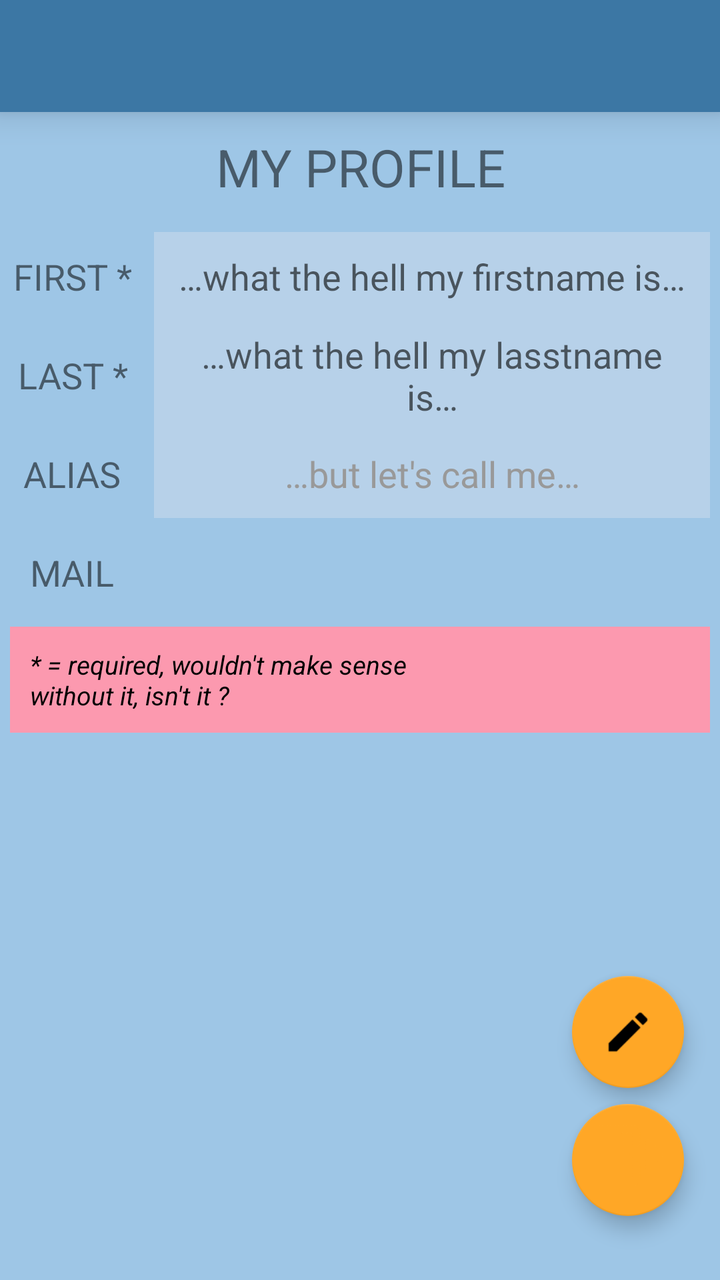
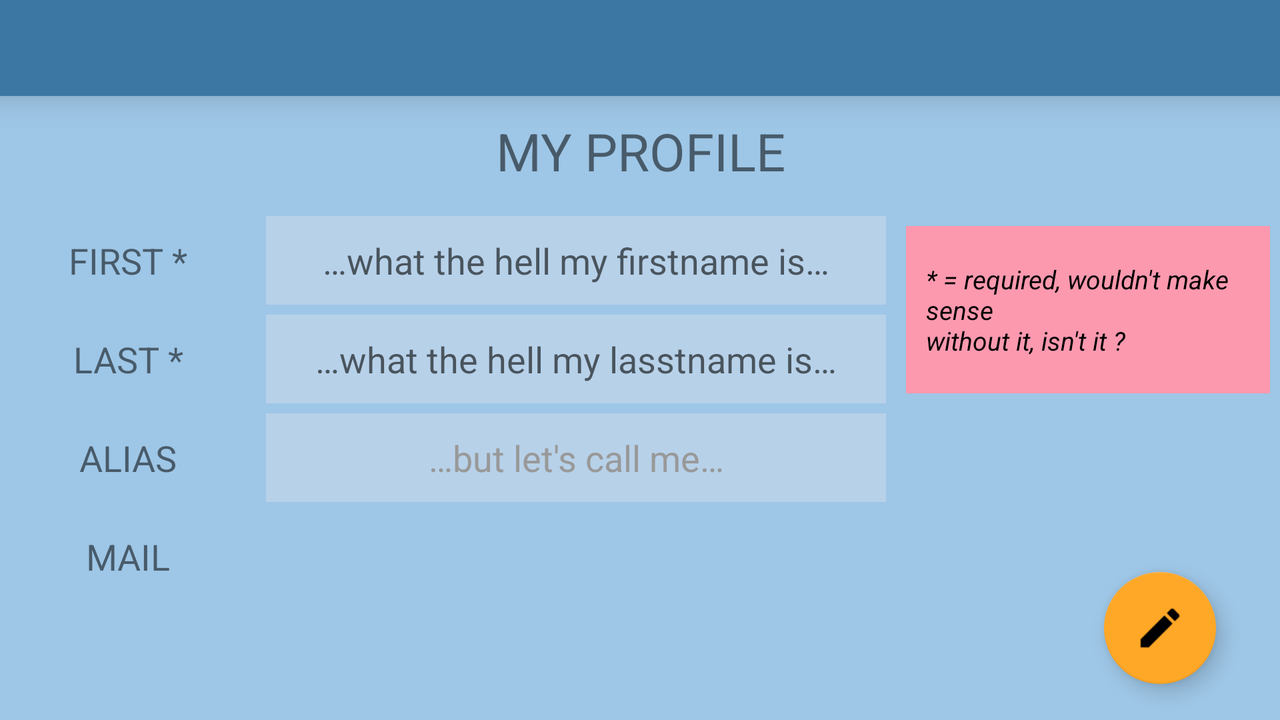

The same Android screen from two of the app's own layout files: first res/layout/ as a phone draws it, then the repository's variant for another configuration, drawn on a device whose configuration selects that folder. Both files follow.
<!-- AndroidManifest.xml: application theme AppTheme -->
<!-- res/layout/activity_profile.xml -->
<?xml version="1.0" encoding="utf-8"?>
<androidx.coordinatorlayout.widget.CoordinatorLayout
        xmlns:android="http://schemas.android.com/apk/res/android"
        android:layout_width="match_parent"
        android:layout_height="match_parent"
        android:id="@+id/activity_profile"
        android:background="@color/primaryColor"
        xmlns:app="http://schemas.android.com/apk/res-auto">

    <androidx.constraintlayout.widget.ConstraintLayout
            android:layout_width="match_parent"
            android:layout_height="match_parent"
        >

        <include layout="@layout/toolbar"
            app:layout_constraintTop_toTopOf="parent"/>

            <TextView
                    android:id="@+id/profile"
                    android:layout_width="match_parent"
                    android:layout_height="wrap_content"
                    android:padding="@dimen/middle"
                    android:textSize="@dimen/title_size"
                    android:textAllCaps="true"
                    android:textAlignment="center"
                    android:gravity="center_vertical"
                    android:text="@string/my_profile"
                    android:background="@color/light_green"
                    app:layout_constraintTop_toBottomOf="@id/toolbar"
                    app:layout_constraintRight_toRightOf="parent"
                    />

            <TextView
                    android:id="@+id/firstname_title"
                    android:layout_width="wrap_content"
                    android:layout_height="wrap_content"
                    android:layout_margin="@dimen/basic"
                    android:padding="@dimen/middle"
                    android:textSize="@dimen/text_size_max"
                    android:textAlignment="center"
                    android:gravity="center_vertical"
                    android:text="@string/firstname"
                    android:textAllCaps="true"
                    app:layout_constraintTop_toBottomOf="@+id/profile"
                    app:layout_constraintLeft_toLeftOf="parent"
                    app:layout_constraintRight_toRightOf="@+id/guideline_vertical_left"
                    />

            <EditText
                    android:id="@+id/firstname"
                    android:layout_width="0dp"
                    android:layout_height="wrap_content"
                    android:padding="@dimen/middle"
                    android:layout_margin="@dimen/basic"
                    android:textSize="@dimen/text_size_max"
                    android:textAlignment="center"
                    android:gravity="center_vertical"
                    android:background="@color/primaryLightColor"
                    android:hint="@string/my_firstname"
                    android:textColor="@color/grey"
                    app:layout_constraintTop_toTopOf="@+id/firstname_title"
                    app:layout_constraintBottom_toBottomOf="@+id/firstname_title"
                    app:layout_constraintLeft_toRightOf="@+id/guideline_vertical_left"
                    app:layout_constraintRight_toRightOf="parent"
                    />

            <TextView
                    android:id="@+id/lastname_title"
                    android:layout_width="wrap_content"
                    android:layout_height="wrap_content"
                    android:padding="@dimen/middle"
                    android:layout_margin="@dimen/basic"
                    android:textSize="@dimen/text_size_max"
                    android:textAllCaps="true"
                    android:textAlignment="center"
                    android:gravity="center_vertical"
                    android:text="@string/lastname"
                    app:layout_constraintTop_toBottomOf="@+id/firstname_title"
                    app:layout_constraintLeft_toLeftOf="parent"
                    app:layout_constraintRight_toRightOf="@+id/guideline_vertical_left"
                    />

            <EditText
                    android:id="@+id/lastname"
                    android:layout_width="0dp"
                    android:layout_height="wrap_content"
                    android:padding="@dimen/middle"
                    android:layout_margin="@dimen/basic"
                    android:textSize="@dimen/text_size_max"
                    android:hint="@string/my_lastname"
                    android:background="@color/primaryLightColor"
                    android:textAlignment="center"
                    android:textColor="@color/grey"
                    app:layout_constraintTop_toTopOf="@+id/lastname_title"
                    app:layout_constraintBottom_toBottomOf="@+id/lastname_title"
                    app:layout_constraintLeft_toRightOf="@+id/guideline_vertical_left"
                    app:layout_constraintRight_toRightOf="parent"
                    />

            <TextView
                    android:id="@+id/pseudo_title"
                    android:layout_width="wrap_content"
                    android:layout_height="wrap_content"
                    android:padding="@dimen/middle"
                    android:layout_margin="@dimen/basic"
                    android:textSize="@dimen/text_size_max"
                    android:textAllCaps="true"
                    android:textAlignment="center"
                    android:gravity="center_vertical"
                    android:text="@string/pseudo"
                    app:layout_constraintTop_toBottomOf="@+id/lastname_title"
                    app:layout_constraintLeft_toLeftOf="parent"
                    app:layout_constraintRight_toRightOf="@+id/guideline_vertical_left"
                    />

            <EditText
                    android:id="@+id/pseudo"
                    android:layout_width="0dp"
                    android:layout_height="wrap_content"
                    android:padding="@dimen/middle"
                    android:layout_margin="@dimen/basic"
                    android:textSize="@dimen/text_size_max"
                    android:hint="@string/my_pseudo"
                    android:background="@color/primaryLightColor"
                    android:textAlignment="center"
                    android:textColorHint="@color/grey"
                    android:textColor="@color/grey"
                    app:layout_constraintTop_toTopOf="@+id/pseudo_title"
                    app:layout_constraintBottom_toBottomOf="@+id/pseudo_title"
                    app:layout_constraintLeft_toRightOf="@+id/guideline_vertical_left"
                    app:layout_constraintRight_toRightOf="parent"
                    />

            <TextView
                    android:id="@+id/mail_title"
                    android:layout_width="wrap_content"
                    android:layout_height="wrap_content"
                    android:padding="@dimen/middle"
                    android:layout_margin="@dimen/basic"
                    android:textSize="@dimen/text_size_max"
                    android:textAllCaps="true"
                    android:textAlignment="center"
                    android:gravity="center_vertical"
                    android:text="@string/mail"
                    app:layout_constraintTop_toBottomOf="@+id/pseudo_title"
                    app:layout_constraintLeft_toLeftOf="parent"
                    app:layout_constraintRight_toRightOf="@+id/guideline_vertical_left"
                    />

            <TextView
                    android:id="@+id/mail"
                    android:layout_width="0dp"
                    android:layout_height="wrap_content"
                    android:padding="@dimen/middle"
                    android:layout_margin="@dimen/basic"
                    android:textSize="@dimen/text_size_max"
                    android:textAlignment="center"
                    app:layout_constraintTop_toBottomOf="@+id/pseudo_title"
                    app:layout_constraintLeft_toRightOf="@+id/guideline_vertical_left"
                    app:layout_constraintRight_toRightOf="parent"
                    />

        <TextView
                android:id="@+id/warning_message"
                android:layout_width="match_parent"
                android:layout_height="wrap_content"
                android:layout_margin="@dimen/basic"
                android:textStyle="italic"
                android:textColor="@color/black"
                android:text="@string/mandatory_information"
                android:textSize="@dimen/text_size"
                android:gravity="center_vertical"
                android:background="@color/light_pink"
                android:padding="@dimen/middle"
                android:drawablePadding="@dimen/middle"
                android:drawableStart="@drawable/ic_warning_pink"
                app:layout_constraintTop_toBottomOf="@id/mail_title"
                app:layout_constraintLeft_toLeftOf="parent"/>



        <androidx.constraintlayout.widget.Guideline
            android:id="@+id/guideline_vertical_left"
            android:layout_width="1dp"
            android:layout_height="wrap_content"
            android:orientation="vertical"
            app:layout_constraintGuide_percent="0.2"/>

    <androidx.constraintlayout.widget.Guideline
            android:id="@+id/guideline_horizontal_middle"
            android:layout_width="wrap_content"
            android:layout_height="1dp"
            android:orientation="horizontal"
            app:layout_constraintGuide_percent="0.85"/>
    <androidx.constraintlayout.widget.Guideline
            android:id="@+id/guideline_horizontal"
            android:layout_width="wrap_content"
            android:layout_height="1dp"
            android:orientation="horizontal"
            app:layout_constraintGuide_percent="0.95"/>
    <androidx.constraintlayout.widget.Guideline
            android:id="@+id/guideline_vertical_right"
            android:layout_width="1dp"
            android:layout_height="wrap_content"
            android:orientation="vertical"
            app:layout_constraintGuide_percent="0.95"/>

    <com.google.android.material.floatingactionbutton.FloatingActionButton
            android:id="@+id/mBtnEdit"
            android:layout_width="wrap_content"
            android:layout_height="wrap_content"
            android:clickable="true"
            android:focusable="true"
            android:src="@drawable/ic_edit"
            app:fabSize="normal"
            app:maxImageSize="40dp"
            app:layout_constraintBottom_toBottomOf="@+id/guideline_horizontal_middle"
            app:layout_constraintRight_toLeftOf="@+id/guideline_vertical_right"/>

    <com.google.android.material.floatingactionbutton.FloatingActionButton
            android:id="@+id/mBtnLogout"
            android:layout_width="wrap_content"
            android:layout_height="wrap_content"
            android:clickable="true"
            android:focusable="true"
            android:src="@drawable/ic_logout"
            app:fabSize="normal"
            app:maxImageSize="40dp"
            app:layout_constraintBottom_toBottomOf="@+id/guideline_horizontal"
            app:layout_constraintRight_toLeftOf="@+id/guideline_vertical_right"/>
    </androidx.constraintlayout.widget.ConstraintLayout>
</androidx.coordinatorlayout.widget.CoordinatorLayout>
<!-- res/layout/toolbar.xml (included above) -->
<?xml version="1.0" encoding="utf-8"?>
<androidx.appcompat.widget.Toolbar
        xmlns:android="http://schemas.android.com/apk/res/android"
        xmlns:app="http://schemas.android.com/apk/res-auto"
        android:id="@+id/toolbar"
        android:minHeight="?attr/actionBarSize"
        android:layout_width="match_parent"
        android:layout_height="wrap_content"
        android:theme="@style/ToolbarTheme"
        app:titleTextAppearance="@style/Toolbar.TitleText"
        android:elevation="10dp"
        android:background="@color/primaryDarkColor">
</androidx.appcompat.widget.Toolbar>
<!-- resources referenced by this layout -->
<resources>
  <color name="black">#000000</color>
  <color name="grey">#999</color>
  <color name="light_pink">#FC99AF</color>
  <color name="primaryColor">#9EC6E6</color>
  <color name="primaryDarkColor">#3c77a4</color>
  <color name="primaryLightColor">#B7D1E9</color>
  <dimen name="basic">5dip</dimen>
  <dimen name="middle">10dip</dimen>
  <dimen name="text_size">13sp</dimen>
  <dimen name="text_size_max">18sp</dimen>
  <dimen name="title_size">26sp</dimen>
  <!-- drawable ic_edit: png bitmap (drawable-mdpi, 415 bytes) -->
  <!-- drawable ic_logout: png bitmap (drawable-hdpi, 625 bytes) -->
  <string name="firstname">First *</string>
  <string name="lastname">Last *</string>
  <string name="mail">Mail</string>
  <string name="mandatory_information">* = required, wouldn\'t make sense\nwithout it, isn\'t it ?</string>
  <string name="my_firstname">…what the hell my firstname is…</string>
  <string name="my_lastname">…what the hell my lasstname is…</string>
  <string name="my_profile">My profile</string>
  <string name="my_pseudo">…but let\'s call me…</string>
  <string name="pseudo">Alias</string>
  <style name="Toolbar.TitleText" parent="TextAppearance.Widget.AppCompat.Toolbar.Title">
          <item name="android:textSize">20sp</item>
      </style>
  <style name="ToolbarTheme" parent="@style/ThemeOverlay.AppCompat.Dark.ActionBar">
          <item name="android:textColorPrimary">@color/primaryColor</item>
          <item name="android:itemBackground">@color/secondaryColor</item>
          <item name="android:textColor">@color/primaryColor</item>
      </style>
  <style name="AppTheme" parent="Theme.AppCompat.Light.NoActionBar">
          
          <item name="colorPrimary">@color/primaryColor</item>
          <item name="colorPrimaryDark">@color/primaryDarkColor</item>
          <item name="colorAccent">@color/secondaryColor</item>
      </style>
  <color name="secondaryColor">#ffa726</color>
</resources>
<!-- res/layout-land/activity_profile.xml (the repository's variant of the layout above) -->
<!-- drawn on the phone turned sideways -->
<?xml version="1.0" encoding="utf-8"?>
<androidx.coordinatorlayout.widget.CoordinatorLayout
        xmlns:android="http://schemas.android.com/apk/res/android"
        android:layout_width="match_parent"
        android:layout_height="match_parent"
        android:id="@+id/activity_profile"
        android:background="@color/primaryColor"
        xmlns:app="http://schemas.android.com/apk/res-auto">

    <androidx.constraintlayout.widget.ConstraintLayout
            android:layout_width="match_parent"
            android:layout_height="match_parent"
        >

        <include layout="@layout/toolbar"
            app:layout_constraintTop_toTopOf="parent"/>

            <TextView
                    android:id="@+id/profile"
                    android:layout_width="match_parent"
                    android:layout_height="wrap_content"
                    android:padding="@dimen/middle"
                    android:textSize="@dimen/title_size"
                    android:textAllCaps="true"
                    android:textAlignment="center"
                    android:gravity="center_vertical"
                    android:text="@string/my_profile"
                    android:background="@color/light_green"
                    app:layout_constraintTop_toBottomOf="@id/toolbar"
                    app:layout_constraintRight_toRightOf="parent"
                    />

            <TextView
                    android:id="@+id/firstname_title"
                    android:layout_width="wrap_content"
                    android:layout_height="wrap_content"
                    android:layout_margin="@dimen/basic"
                    android:padding="@dimen/middle"
                    android:textSize="@dimen/text_size_max"
                    android:textAlignment="center"
                    android:gravity="center_vertical"
                    android:text="@string/firstname"
                    android:textAllCaps="true"
                    app:layout_constraintTop_toBottomOf="@+id/profile"
                    app:layout_constraintLeft_toLeftOf="parent"
                    app:layout_constraintRight_toRightOf="@+id/guideline_vertical_left"
                    />

            <EditText
                    android:id="@+id/firstname"
                    android:layout_width="0dp"
                    android:layout_height="wrap_content"
                    android:padding="@dimen/middle"
                    android:layout_margin="@dimen/basic"
                    android:textSize="@dimen/text_size_max"
                    android:textAlignment="center"
                    android:gravity="center_vertical"
                    android:background="@color/primaryLightColor"
                    android:hint="@string/my_firstname"
                    android:textColor="@color/grey"
                    app:layout_constraintTop_toTopOf="@+id/firstname_title"
                    app:layout_constraintBottom_toBottomOf="@+id/firstname_title"
                    app:layout_constraintLeft_toRightOf="@+id/guideline_vertical_left"
                    app:layout_constraintRight_toLeftOf="@id/guideline_vertical"
                    />

            <TextView
                    android:id="@+id/lastname_title"
                    android:layout_width="wrap_content"
                    android:layout_height="wrap_content"
                    android:padding="@dimen/middle"
                    android:layout_margin="@dimen/basic"
                    android:textSize="@dimen/text_size_max"
                    android:textAllCaps="true"
                    android:textAlignment="center"
                    android:gravity="center_vertical"
                    android:text="@string/lastname"
                    app:layout_constraintTop_toBottomOf="@+id/firstname_title"
                    app:layout_constraintLeft_toLeftOf="parent"
                    app:layout_constraintRight_toRightOf="@+id/guideline_vertical_left"
                    />

            <EditText
                    android:id="@+id/lastname"
                    android:layout_width="0dp"
                    android:layout_height="wrap_content"
                    android:padding="@dimen/middle"
                    android:layout_margin="@dimen/basic"
                    android:textSize="@dimen/text_size_max"
                    android:hint="@string/my_lastname"
                    android:background="@color/primaryLightColor"
                    android:textAlignment="center"
                    android:textColor="@color/grey"
                    app:layout_constraintTop_toTopOf="@+id/lastname_title"
                    app:layout_constraintBottom_toBottomOf="@+id/lastname_title"
                    app:layout_constraintLeft_toRightOf="@+id/guideline_vertical_left"
                    app:layout_constraintRight_toLeftOf="@id/guideline_vertical"
                    />

            <TextView
                    android:id="@+id/pseudo_title"
                    android:layout_width="wrap_content"
                    android:layout_height="wrap_content"
                    android:padding="@dimen/middle"
                    android:layout_margin="@dimen/basic"
                    android:textSize="@dimen/text_size_max"
                    android:textAllCaps="true"
                    android:textAlignment="center"
                    android:gravity="center_vertical"
                    android:text="@string/pseudo"
                    app:layout_constraintTop_toBottomOf="@+id/lastname_title"
                    app:layout_constraintLeft_toLeftOf="parent"
                    app:layout_constraintRight_toRightOf="@+id/guideline_vertical_left"
                    />

            <EditText
                    android:id="@+id/pseudo"
                    android:layout_width="0dp"
                    android:layout_height="wrap_content"
                    android:padding="@dimen/middle"
                    android:layout_margin="@dimen/basic"
                    android:textSize="@dimen/text_size_max"
                    android:hint="@string/my_pseudo"
                    android:background="@color/primaryLightColor"
                    android:textAlignment="center"
                    android:textColorHint="@color/grey"
                    android:textColor="@color/grey"
                    app:layout_constraintTop_toTopOf="@+id/pseudo_title"
                    app:layout_constraintBottom_toBottomOf="@+id/pseudo_title"
                    app:layout_constraintLeft_toRightOf="@+id/guideline_vertical_left"
                    app:layout_constraintRight_toLeftOf="@id/guideline_vertical"
                    />

            <TextView
                    android:id="@+id/mail_title"
                    android:layout_width="wrap_content"
                    android:layout_height="wrap_content"
                    android:padding="@dimen/middle"
                    android:layout_margin="@dimen/basic"
                    android:textSize="@dimen/text_size_max"
                    android:textAllCaps="true"
                    android:textAlignment="center"
                    android:gravity="center_vertical"
                    android:text="@string/mail"
                    app:layout_constraintTop_toBottomOf="@+id/pseudo_title"
                    app:layout_constraintLeft_toLeftOf="parent"
                    app:layout_constraintRight_toRightOf="@+id/guideline_vertical_left"
                    />

            <TextView
                    android:id="@+id/mail"
                    android:layout_width="0dp"
                    android:layout_height="wrap_content"
                    android:padding="@dimen/middle"
                    android:layout_margin="@dimen/basic"
                    android:textSize="@dimen/text_size_max"
                    android:textAlignment="center"
                    app:layout_constraintTop_toBottomOf="@+id/pseudo_title"
                    app:layout_constraintLeft_toRightOf="@+id/guideline_vertical_left"
                    app:layout_constraintRight_toLeftOf="@id/guideline_vertical"
                    />

        <TextView
                android:id="@+id/warning_message"
                android:layout_width="0dp"
                android:layout_height="0dp"
                android:layout_margin="@dimen/basic"
                android:textStyle="italic"
                android:textColor="@color/black"
                android:text="@string/mandatory_information_land"
                android:textSize="@dimen/text_size"
                android:gravity="center_vertical"
                android:background="@color/light_pink"
                android:padding="@dimen/middle"
                android:drawablePadding="@dimen/middle"
                android:drawableStart="@drawable/ic_warning_pink"
                app:layout_constraintTop_toTopOf="@id/firstname_title"
                app:layout_constraintBottom_toBottomOf="@+id/lastname_title"
                app:layout_constraintRight_toRightOf="parent"
                app:layout_constraintLeft_toRightOf="@id/guideline_vertical"
                />


    <androidx.constraintlayout.widget.Guideline
            android:id="@+id/guideline_vertical_left"
            android:layout_width="1dp"
            android:layout_height="wrap_content"
            android:orientation="vertical"
            app:layout_constraintGuide_percent="0.2"/>

    <androidx.constraintlayout.widget.Guideline
            android:id="@+id/guideline_horizontal_middle"
            android:layout_width="wrap_content"
            android:layout_height="1dp"
            android:orientation="horizontal"
            app:layout_constraintGuide_percent="0.75"/>
    <androidx.constraintlayout.widget.Guideline
            android:id="@+id/guideline_horizontal"
            android:layout_width="wrap_content"
            android:layout_height="1dp"
            android:orientation="horizontal"
            app:layout_constraintGuide_percent="0.95"/>
    <androidx.constraintlayout.widget.Guideline
            android:id="@+id/guideline_vertical"
            android:layout_width="1dp"
            android:layout_height="wrap_content"
            android:orientation="vertical"
            app:layout_constraintGuide_percent="0.7"/>
    <androidx.constraintlayout.widget.Guideline
            android:id="@+id/guideline_vertical_right"
            android:layout_width="1dp"
            android:layout_height="wrap_content"
            android:orientation="vertical"
            app:layout_constraintGuide_percent="0.95"/>

    <com.google.android.material.floatingactionbutton.FloatingActionButton
            android:id="@+id/mBtnEdit"
            android:layout_width="wrap_content"
            android:layout_height="wrap_content"
            android:clickable="true"
            android:focusable="true"
            android:src="@drawable/ic_edit"
            app:fabSize="normal"
            app:maxImageSize="40dp"
            app:layout_constraintBottom_toBottomOf="@+id/guideline_horizontal"
            app:layout_constraintRight_toLeftOf="@+id/guideline_vertical_right"/>

    </androidx.constraintlayout.widget.ConstraintLayout>
</androidx.coordinatorlayout.widget.CoordinatorLayout>
<!-- resources referenced by the variant -->
<!-- as the phone turned sideways resolves them -->
<resources>
  <color name="black">#000000</color>
  <color name="grey">#999</color>
  <color name="light_pink">#FC99AF</color>
  <color name="primaryColor">#9EC6E6</color>
  <color name="primaryDarkColor">#3c77a4</color>
  <color name="primaryLightColor">#B7D1E9</color>
  <dimen name="basic">5dip</dimen>
  <dimen name="middle">10dip</dimen>
  <dimen name="text_size">13sp</dimen>
  <dimen name="text_size_max">18sp</dimen>
  <dimen name="title_size">26sp</dimen>
  <!-- drawable ic_edit: png bitmap (drawable-mdpi, 415 bytes) -->
  <string name="firstname">First *</string>
  <string name="lastname">Last *</string>
  <string name="mail">Mail</string>
  <string name="mandatory_information_land">* = required, wouldn\'t make sense\nwithout it, isn\'t it ?</string>
  <string name="my_firstname">…what the hell my firstname is…</string>
  <string name="my_lastname">…what the hell my lasstname is…</string>
  <string name="my_profile">My profile</string>
  <string name="my_pseudo">…but let\'s call me…</string>
  <string name="pseudo">Alias</string>
  <style name="Toolbar.TitleText" parent="TextAppearance.Widget.AppCompat.Toolbar.Title">
          <item name="android:textSize">20sp</item>
      </style>
  <style name="ToolbarTheme" parent="@style/ThemeOverlay.AppCompat.Dark.ActionBar">
          <item name="android:textColorPrimary">@color/primaryColor</item>
          <item name="android:itemBackground">@color/secondaryColor</item>
          <item name="android:textColor">@color/primaryColor</item>
      </style>
  <style name="AppTheme" parent="Theme.AppCompat.Light.NoActionBar">
          
          <item name="colorPrimary">@color/primaryColor</item>
          <item name="colorPrimaryDark">@color/primaryDarkColor</item>
          <item name="colorAccent">@color/secondaryColor</item>
      </style>
  <color name="secondaryColor">#ffa726</color>
</resources>
